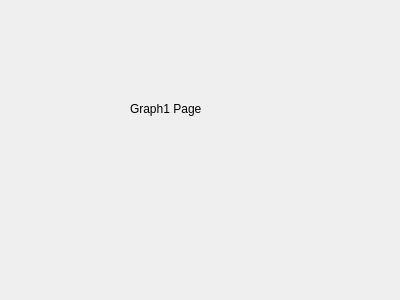
<?xml version="1.0" encoding="UTF-8"?>
<ui version="4.0">
 <class>Graph1Form</class>
 <widget class="QWidget" name="Graph1Form">
  <property name="geometry">
   <rect>
    <x>0</x>
    <y>0</y>
    <width>400</width>
    <height>300</height>
   </rect>
  </property>
  <property name="windowTitle">
   <string>Form</string>
  </property>
  <widget class="QLabel" name="label_Graph1Page">
   <property name="geometry">
    <rect>
     <x>130</x>
     <y>100</y>
     <width>91</width>
     <height>17</height>
    </rect>
   </property>
   <property name="text">
    <string>Graph1 Page</string>
   </property>
  </widget>
 </widget>
 <resources/>
 <connections/>
</ui>
